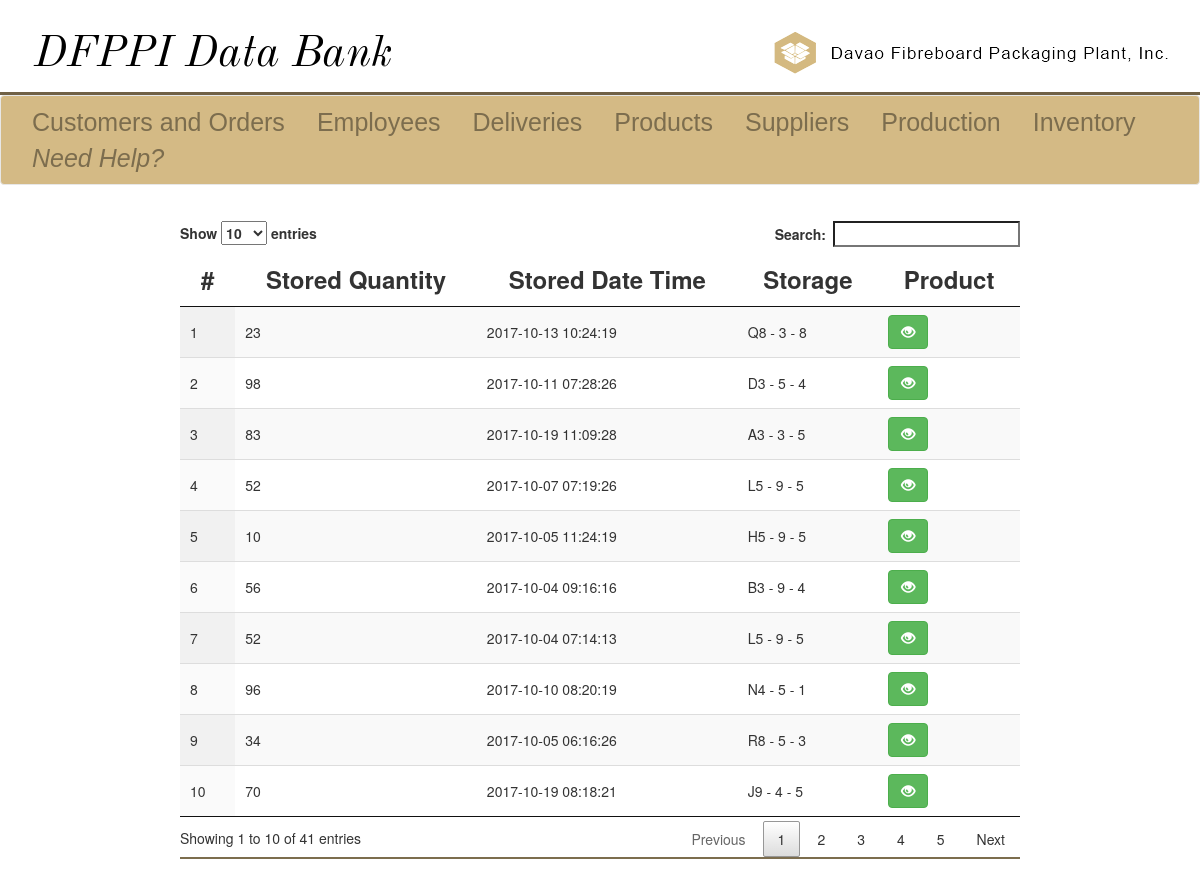
Before: /inventory-view-items.php (signed in) with the older database file.
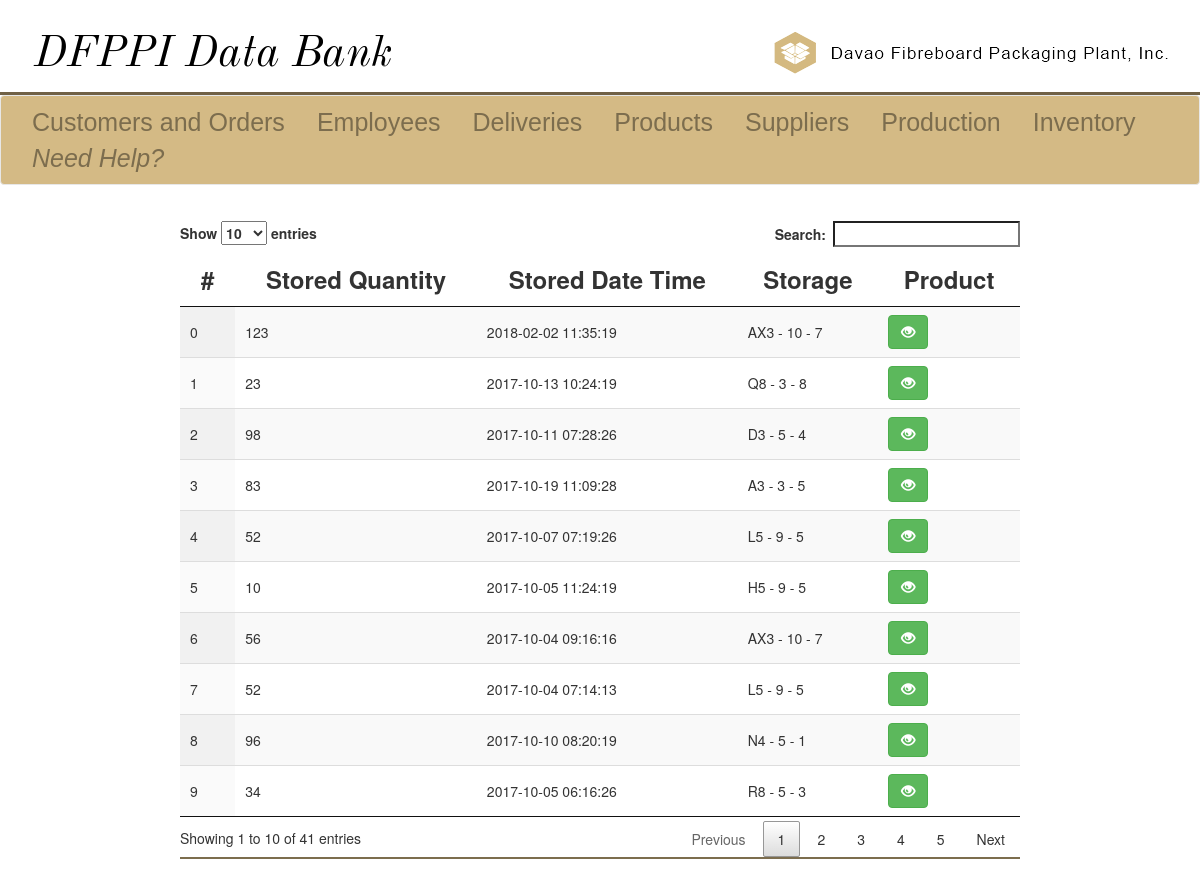
After: the same page with the newer database file.
### tables this page shows
CREATE TABLE `storage_products` (
  `sp_Id` int(11) NOT NULL,
  `sp_quantity` int(11) DEFAULT NULL COMMENT 'Amount of products to be stored',
  `sp_dateTimeStored` datetime NOT NULL DEFAULT CURRENT_TIMESTAMP,
  `s_Id` int(11) NOT NULL,
  `p_Id` int(11) NOT NULL
);

CREATE TABLE `storage` (
  `s_Id` int(11) NOT NULL,
  `s_isleLoc` varchar(32) NOT NULL,
  `s_rowLoc` int(8) NOT NULL,
  `s_colLoc` int(8) NOT NULL
);

### inventory-view-items.php (the view, shortened to what this page needs)
<!DOCTYPE html>
<?php
	require 'sql_connect.php';
    $view = "SELECT *
    FROM storage_products sp
    JOIN storage s
    ON s.s_Id = sp.s_Id
    ORDER BY sp.sp_Id DESC";
    $result = mysqli_query($conn, $view);
?>
<html>
	<head>
		<link rel="stylesheet" href="css/jquery.dataTables.css">
		<link rel = "stylesheet" href = "css/bootstrap.min.css">
		<link rel = "stylesheet" href = "css/design.css">
	</head>
	<body>
		<div class = "ultra-banner">
			<div class = "left-ub">
				<a href = "home.php"><img id = "left-logo" src = "images/ultra-banner.png" alt = "DFPPI Home"></a>
			</div>
			<div class = "right-ub">
				<a href = "http://www.davaofibre.ph"><img id = "right-logo" src = "images/other.png" alt = "Employee Module"></a>
			</div>
		</div>
		<div class = "line-sep">
		</div>
		<nav class="navbar navbar-default" id = "myNav">
			<div class="container-fluid">
				<ul class="nav navbar-nav">
					<li><a id = "li-a" href = "customers.php">Customers and Orders</a></li>
					<li><a id = "li-a" href = "employees.php">Employees</a></li>
					<li><a id = "li-a" href = "deliveries.php">Deliveries</a></li>
					<li><a id = "li-a" href = "products.php">Products</a></li>
					<li><a id = "li-a" href = "supplier.php">Suppliers</a></li>
					<li><a id = "li-a" href = "production.php">Production</a></li>
					<li><a id = "li-a" href = "inventory.php">Inventory</a></li>
					<li><a id = "li-a" href = "docs/manual.html"><i>Need Help?</i></a></li>
				</ul>
			</div>
		</nav>
		<div class = "div-form" id="viewTableOnly">
			<table id="table" class="display">
				<thead>
					<tr>
						<th>#</th>
						<th>Stored Quantity</th>
						<th>Stored Date Time</th>
                        <th>Storage</th>
                        <th>Product</th>
					</tr>
				</thead>
				<tbody>
					<?php
						while($key = mysqli_fetch_assoc($result)){
                            $s = $key['s_isleLoc']." - ".$key['s_rowLoc']." - ".$key['s_colLoc'];
							echo "<tr>";
							echo "<td>{$key['sp_Id']}</td>";
							echo "<td>{$key['sp_quantity']}</td>";
							echo "<td>{$key['sp_dateTimeStored']}</td>";
                            echo "<td>{$s}</td>";
                            echo "<td><button class='btn btn-success btn-small' data-product='{$key['p_Id']}'>
						<span class='glyphicon glyphicon-eye-open'></span>
						</button></td>";
							echo "</tr>";
						}
					?>
				</tbody>
			</table>
        </div>
	</body>
</html>

Changed rows visible on the page:
no longer on this page (row unchanged): storage_products: sp_Id "10", sp_quantity "70", sp_dateTimeStored "2017-10-19 08:18:21", s_Id.s_colLoc "J9 - 4 - 5"
changed through a linked row, storage_products id 6: s_Id.s_colLoc "B3 - 9 - 4" → "AX3 - 10 - 7"
added storage_products: sp_Id "0", sp_quantity "123", sp_dateTimeStored "2018-02-02 11:35:19", s_Id.s_colLoc "AX3 - 10 - 7"
